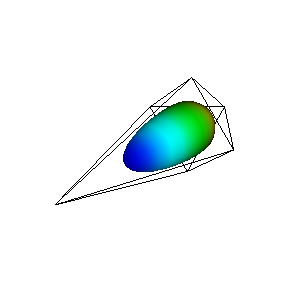

Source code (Python):
#!/usr/bin/env python

# Deform a sphere using a control mesh (octahedron) via vtkDeformPointSet,
# with elevation-based scalar coloring.

# Factory overrides
import vtkmodules.vtkInteractionStyle  # noqa: F401
import vtkmodules.vtkRenderingOpenGL2  # noqa: F401

from vtkmodules.vtkCommonCore import vtkPoints
from vtkmodules.vtkCommonDataModel import (
    vtkCellArray,
    vtkPolyData,
)
from vtkmodules.vtkFiltersCore import vtkElevationFilter
from vtkmodules.vtkFiltersGeneral import vtkDeformPointSet
from vtkmodules.vtkFiltersSources import vtkSphereSource
from vtkmodules.vtkRenderingCore import (
    vtkActor,
    vtkPolyDataMapper,
    vtkRenderWindow,
    vtkRenderWindowInteractor,
    vtkRenderer,
)

# Create a sphere to warp
sphere = vtkSphereSource()
sphere.SetThetaResolution(51)
sphere.SetPhiResolution(17)

# Generate elevation scalars
ele = vtkElevationFilter()
ele.SetInputConnection(sphere.GetOutputPort())
ele.SetLowPoint(0, 0, -0.5)
ele.SetHighPoint(0, 0, 0.5)

# Create control mesh (octahedron)
pts = vtkPoints()
pts.SetNumberOfPoints(6)
pts.SetPoint(0, -1, 0, 0)
pts.SetPoint(1, 1, 0, 0)
pts.SetPoint(2, 0, -1, 0)
pts.SetPoint(3, 0, 1, 0)
pts.SetPoint(4, 0, 0, -1)
pts.SetPoint(5, 0, 0, 1)

tris = vtkCellArray()
tris.InsertNextCell(3)
tris.InsertCellPoint(2)
tris.InsertCellPoint(0)
tris.InsertCellPoint(4)
tris.InsertNextCell(3)
tris.InsertCellPoint(1)
tris.InsertCellPoint(2)
tris.InsertCellPoint(4)
tris.InsertNextCell(3)
tris.InsertCellPoint(3)
tris.InsertCellPoint(1)
tris.InsertCellPoint(4)
tris.InsertNextCell(3)
tris.InsertCellPoint(0)
tris.InsertCellPoint(3)
tris.InsertCellPoint(4)
tris.InsertNextCell(3)
tris.InsertCellPoint(0)
tris.InsertCellPoint(2)
tris.InsertCellPoint(5)
tris.InsertNextCell(3)
tris.InsertCellPoint(2)
tris.InsertCellPoint(1)
tris.InsertCellPoint(5)
tris.InsertNextCell(3)
tris.InsertCellPoint(1)
tris.InsertCellPoint(3)
tris.InsertCellPoint(5)
tris.InsertNextCell(3)
tris.InsertCellPoint(3)
tris.InsertCellPoint(0)
tris.InsertCellPoint(5)

pd = vtkPolyData()
pd.SetPoints(pts)
pd.SetPolys(tris)

# Display the control mesh
mesh_mapper = vtkPolyDataMapper()
mesh_mapper.SetInputData(pd)

mesh_actor = vtkActor()
mesh_actor.SetMapper(mesh_mapper)
mesh_actor.GetProperty().SetRepresentationToWireframe()
mesh_actor.GetProperty().SetColor(0, 0, 0)

# Compute initial weights then deform
deform = vtkDeformPointSet()
deform.SetInputConnection(ele.GetOutputPort())
deform.SetControlMeshData(pd)
deform.Update()

# Move one control point to deform the sphere
pts.SetPoint(5, 0, 0, 3)
pts.Modified()
deform.Update()

# Display the warped sphere
sphere_mapper = vtkPolyDataMapper()
sphere_mapper.SetInputConnection(deform.GetOutputPort())

sphere_actor = vtkActor()
sphere_actor.SetMapper(sphere_mapper)

# Renderer
renderer = vtkRenderer()
renderer.AddActor(sphere_actor)
renderer.AddActor(mesh_actor)
renderer.SetBackground(1, 1, 1)

# Window
render_window = vtkRenderWindow()
render_window.AddRenderer(renderer)
render_window.SetSize(300, 300)
render_window.SetWindowName("deform pointset")

# Interactor
interactor = vtkRenderWindowInteractor()
interactor.SetRenderWindow(render_window)

# Scene
renderer.GetActiveCamera().SetPosition(1, 1, 1)
renderer.ResetCamera()

interactor.Initialize()
interactor.Start()
